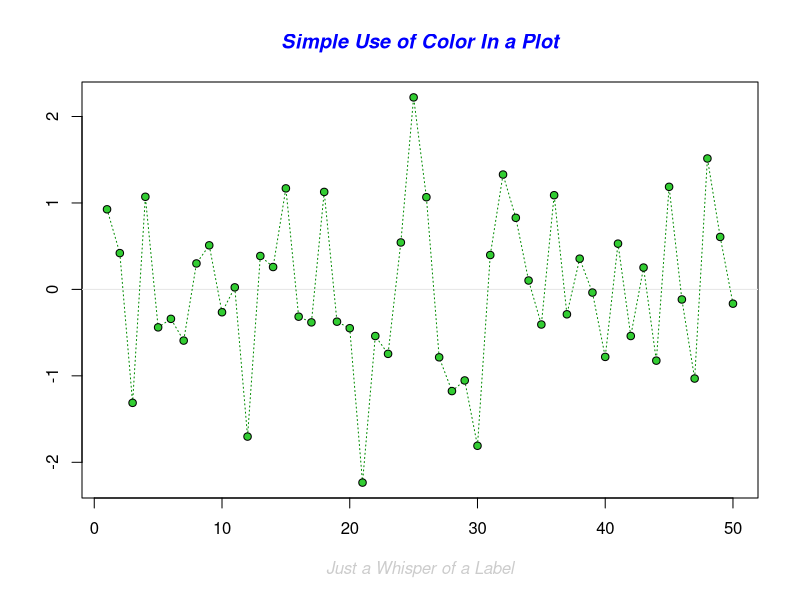
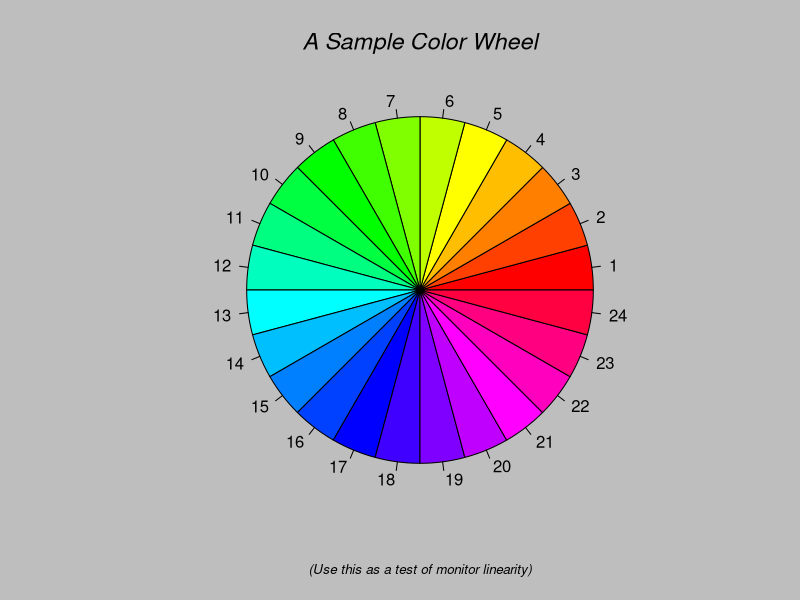
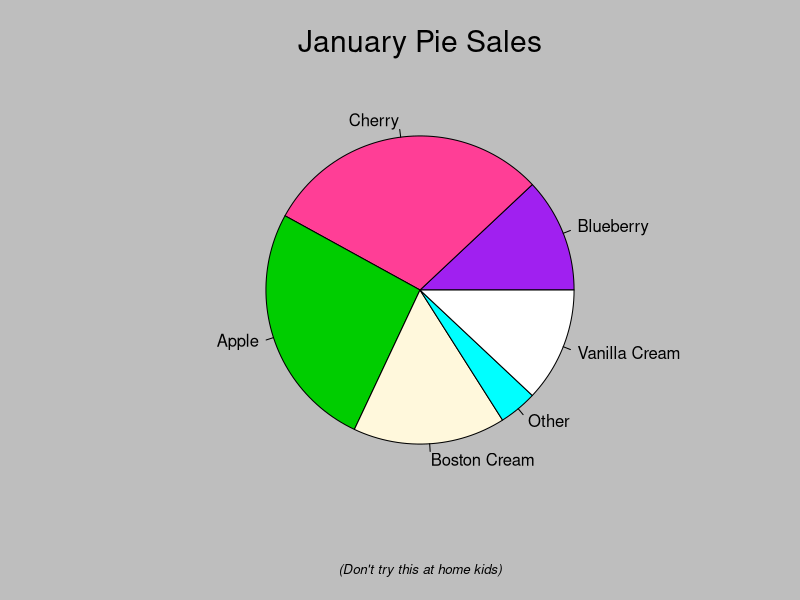
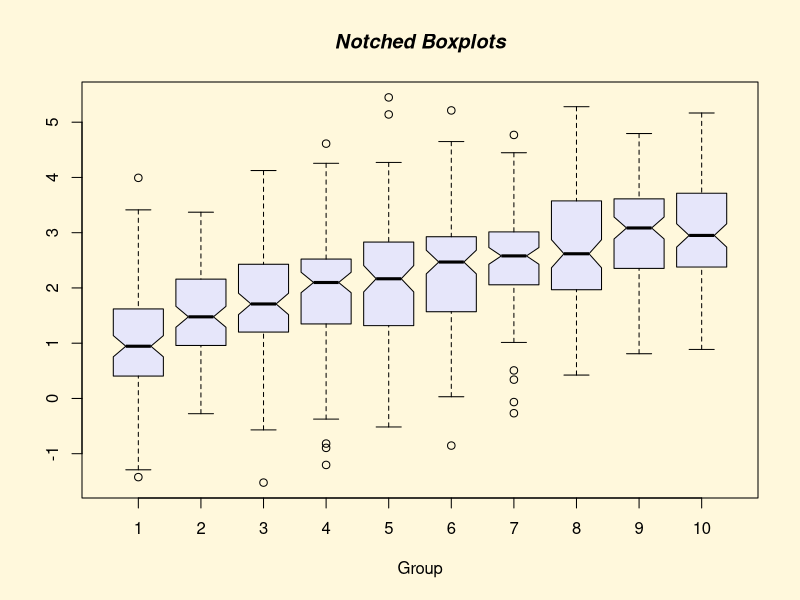
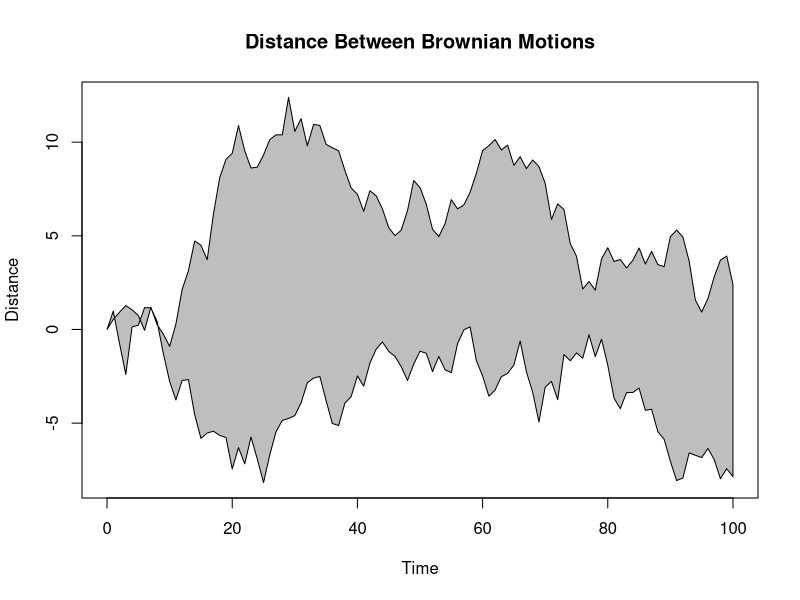
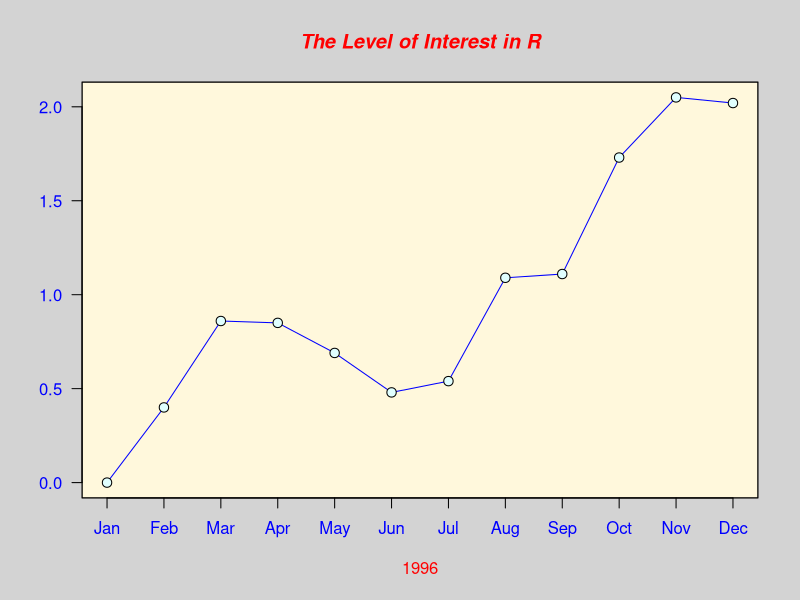
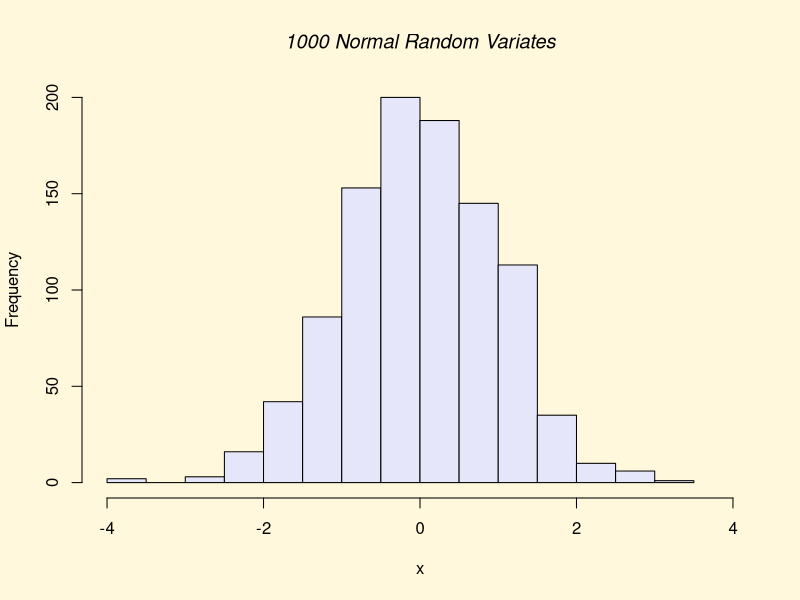
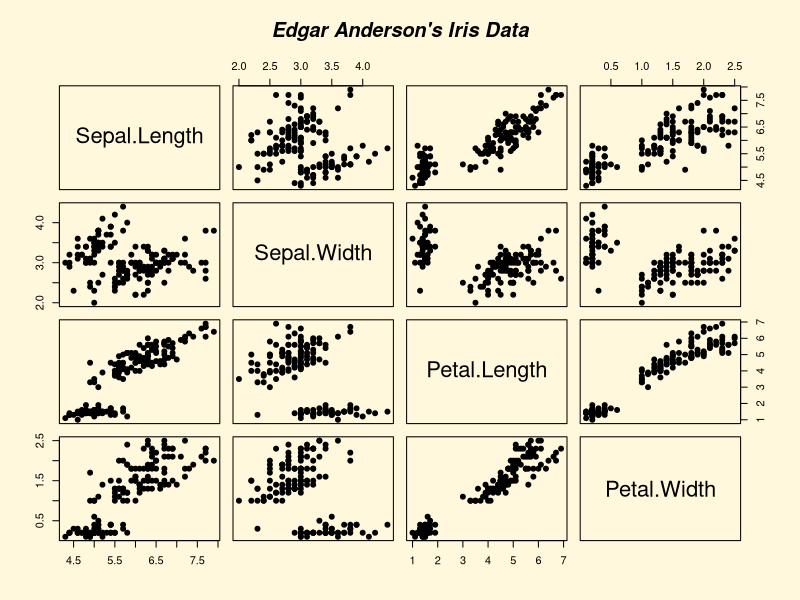

These charts were generated, in order, by the following R code: (Note: this script raises an error after producing the figures.)
# Gráficos em R

# Lista de pacotes base carregados
search()


# Demo
demo("graphics")


# Plot Básico
x = 5:7
y = 8:10
plot(x,y)
?plot

altura <- c(145, 167, 176, 123, 150)
largura <- c(51, 63, 64, 40, 55)

plot(altura, largura)


# Plotando um Dataframe
?lynx
plot(lynx)
plot(lynx, ylab = "Plots com Dataframes", xlab = "")
plot(lynx, ylab = "Plots com Dataframes", xlab = "Observações")
plot(lynx, main = "Plots com Dataframes", col = 'red')
plot(lynx, main = "Plots com Dataframes", col = 'red', col.main = 52, cex.main = 1.5)

library(datasets)
hist(warpbreaks$breaks)

airquality &lt;- transform(airquality, Month = factor(Month))
boxplot(Ozone ~ Month, airquality, xlab = "Month", ylab = "Ozone (ppb)")


# Especificando os parâmetros

# col - cor do plotting
# lty - tipo de linha
# lwd - largura de linha
# pch - símbolo no plot
# xlab - label do eixo x
# ylab - label do eixo y
# las - como os labels dos eixos são orientados
# bg - background color
# mfrow - número de plots por linha
# mfcool - número de plots por coluna

# Funções Básicas de Plot

# plot() - scatterplots
# lines() -  adiciona linhas ao gráfico
# points() - adiciona pontos ao gráfico
# text() - adiciona label ao gráfico
# title() - adiciona título ao gráfico

?par
par()
par('pch')
par('lty')

x = 2:4
plot(x, pch = "c")

par(mfrow = c(2,2), col.axis = "red")
plot(1:8, las = 0, xlab = "xlab", ylab = "ylab", main = "LAS = 0")
plot(1:8, las = 1, xlab = "xlab", ylab = "ylab", main = "LAS = 1")
plot(1:8, las = 2, xlab = "xlab", ylab = "ylab", main = "LAS = 2")
plot(1:8, las = 3, xlab = "xlab", ylab = "ylab", main = "LAS = 3")
legend("topright", pch = 1, col = c("blue", "red"), legend = c("Var1","Var2"))


# Cores disponíveis
colors()


# Salvando os gráficos

# png
png("Grafico1.png", width = 500, height = 500, res = 72) # abre o arquivo png

plot(iris$Sepal.Length, iris$Petal.Length,
     col = iris$Species,
     main = "Gráfico gerado a partir do Iris")

dev.off() # fecha o arquivo e salva


# pdf
pdf("Grafico2.pdf")

plot(iris$Sepal.Length, iris$Petal.Length,
     col = iris$Species,
     main = "Gráfico gerado a partir do Iris")

dev.off()


# Estendendo as funções do plot
install.packages('plotrix')
library(plotrix)
?plotrix

par(mfrow = c(1,1), col.axis = "red") # alterando parametros dos plots
plot(1:6, las = 3, xlab = "lty 1:6", ylab = "", main = "Mais opções ao plot")
ablineclip(v=1, lty=1, col="sienna2", lwd=2) # desenha linhas em casa elemento
ablineclip(v=2, lty=1, col="sienna2", lwd=2)
ablineclip(v=3, lty=1, col="sienna2", lwd=2)
ablineclip(v=4, lty=1, col="sienna2", lwd=2)
ablineclip(v=5, lty=1, col="sienna2", lwd=2)
ablineclip(v=6, lty=1, col="sienna2", lwd=2)
ablineclip(v=7, lty=1, col="sienna2", lwd=2)


plot(lynx)
plot(lynx, type="p", main="Type p")
plot(lynx, type="l", main="Type l")
plot(lynx, type="b", main="Type b")
plot(lynx, type="o", main="Type o")
plot(lynx, type="h", main="Type h")
plot(lynx, type="s", main="Type s")
plot(lynx, type="n", main="Type n")


# Dois plots juntos
par(mar=c(4,3,3,3), col.axis="black")

plot(cars$speed, type="s", col="red", bty="n", xlab="Cars ID", ylab="")
text(8, 14, "Velocidade", cex=0.85, col="red") 
par(new=T) 

plot(cars$dist, type="s", bty="n", ann=F, axes=F, col="darkblue")
axis(side=4)
text(37, 18, "Distância", cex=0.85, col="darkblue") #

title(main="Velocidade x Distância")


# Plots a partir de datasets
df <- read.csv('pibpercap.csv', stringsAsFactors = F)
df_1982 <- subset(df, ano == 1982)
plot(expectativa ~ pibpercap, data = df_1982, log = "x")

head(df)

mycol <- c(Asia = "tomato", Europe = "chocolate4", Africa = "dodgerblue2", 
           Americas = "darkgoldenrod1", Oceania = "green4")
plot(expectativa ~ pibpercap, data = df_1982, log = "x", col = mycol[continente])

mycex <- function(var, r, f = sqrt){
  x = f(var)
  x_scaled = (x - min(x))/(max(x) - min(x))
  r[1] + x_scaled * (r[2] - r[1])
}


plot(expectativa ~ pibpercap, data = df_1982, log = "x",
     col = mycol[continente],
     cex = mycex(pop, r = c(0.2, 10))
)


